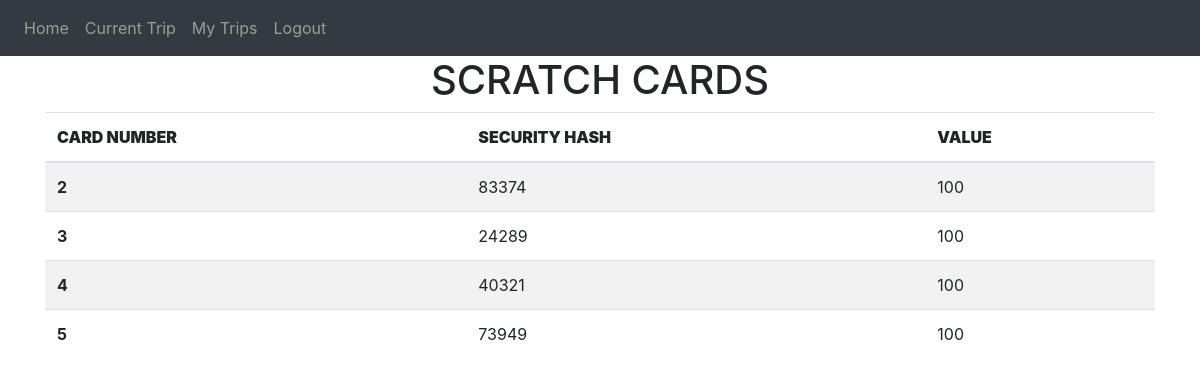
/admin-utility-view-scratch-cards (signed in), run on the app's committed database.
### website/models.py (models this page shows)
class Scratch_card(db.Model,UserMixin):
    id = db.Column(db.Integer , primary_key = True)
    card_number =db.Column(db.Integer)
    security_hash = db.Column(db.Integer)
    value = db.Column(db.Integer)
    status = db.Column(db.String(1))
    user_id = db.Column(db.Integer , db.ForeignKey('user.id'))
    date = db.Column(db.String(10))

### website/views.py (the view)
@views.route("/admin-utility-view-scratch-cards" , methods = ['GET','POST'] )
@login_required
def admin_utility_view_scratch_cards():
    scratch_cards = Scratch_card.query.filter_by(status="N").all()
    return render_template("admin_view_scratch_cards.html" , user= current_user , scratch_cards = scratch_cards)

### website/__init__.py (called while the page is built)
def create_app():
    app = Flask(__name__)
    app.config['SECRET_KEY'] = '#itsactuallyapassword'
    app.config['SQLALCHEMY_DATABASE_URI'] = f'sqlite:///{DB_NAME}'
    db.init_app(app)
    from .views import views
    from .auth import auth
    app.register_blueprint(views, url_prefix='/')
    app.register_blueprint(auth, url_prefix='/')
    from .models import User, Conductor_details
    create_database(app)
    login_manager = LoginManager()
    login_manager.login_view = 'auth.login'
    login_manager.init_app(app)
    @login_manager.user_loader
    def load_user(id):
        return User.query.get(int(id))
    return app

### website/templates/admin_view_scratch_cards.html (shortened to what this page needs)
{% extends "base.html" %}
{% block content %}
<div>
    <div>
        <h1 align = "center">SCRATCH CARDS</h1>
      <table class="table table-striped">
        <thead>
          <tr>
            <th scope="col" ><b>CARD NUMBER</b></th>
            <th scope="col"><b>SECURITY HASH</b></th>
            <th scope="col"><b>VALUE</b></th>
          </tr>
        </thead>
        <tbody>
          {%for s in scratch_cards %}
          <tr>
            <th>{{s.card_number}}</th>
            <td>{{s.security_hash}}</td>
            <td>{{s.value}}</td>
          </tr>
          {%endfor%}
        </tbody>
      </table>
    </div>
</div>
{% endblock %}

### data on the page
Scratch_card: card_number "2", security_hash "83374", value "100"
Scratch_card: card_number "3", security_hash "24289", value "100"
Scratch_card: card_number "4", security_hash "40321", value "100"
Scratch_card: card_number "5", security_hash "73949", value "100"
